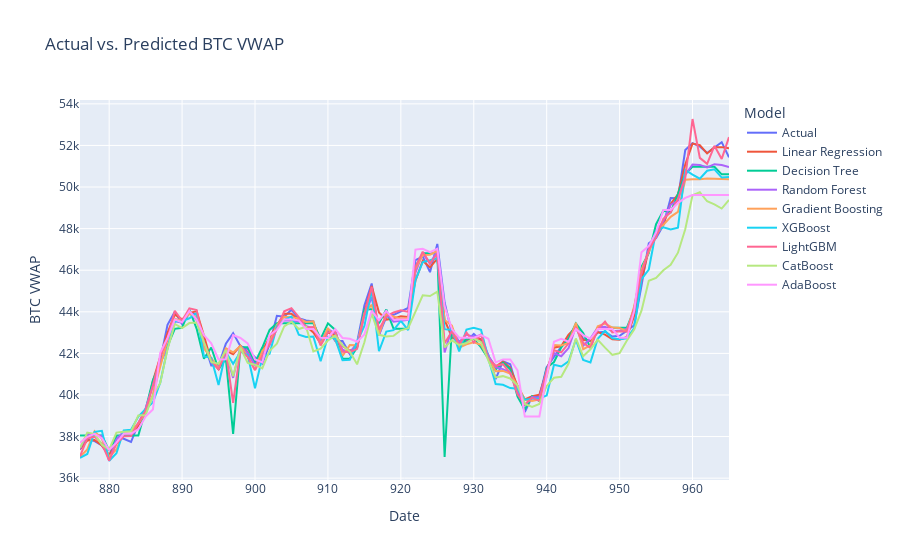

The code cell stored with this chart in its notebook:
### Code cell
import plotly.express as px

# Her bir model için tahminleri ve gerçek değerleri birleştirme
predictions_df = pd.DataFrame({
    'Date': data.index[-len(valid_y):],
    'Actual': valid_y,
    'Model': ['Actual'] * len(valid_y)
})

# Modelleri eğitme ve tahminleri DataFrame'e ekleme
for model_name, model in models.items():
    # Her bir modeli eğitme
    model.fit(X_train, y_train)
    
    # Her bir model için tahmin yapma
    y_pred_valid = model.predict(valid_X)
    
    # Tahminleri DataFrame'e ekleme
    predictions_df = pd.concat([predictions_df, pd.DataFrame({
        'Date': data.index[-len(valid_y):],
        'Actual': y_pred_valid,
        'Model': [f'{model_name}'] * len(valid_y)
    })])

# Plotly Express kullanarak çizim
fig = px.line(predictions_df, x='Date', y='Actual', color='Model', title='Actual vs. Predicted BTC VWAP',
              labels={'Actual': 'BTC VWAP', 'Date': 'Date'})
fig.show()
